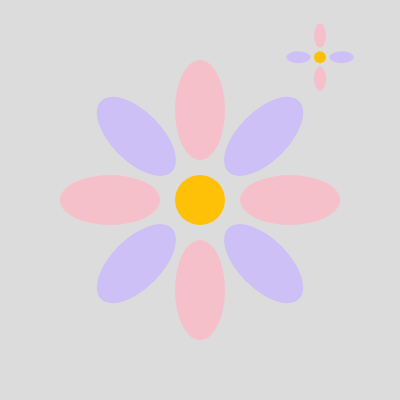
Frame 1 (no input)
Frame 60 (no input): identical to frame 1, image omitted
Frame 120 (the mouse pressed at the canvas centre since frame 60): identical to frame 1, image omitted

The p5.js sketch that drew this single still picture (run headless with seeded random() and noise() and a simulated clock; from frame 60 on, the mouse is pressed at the canvas centre):

// p5.js sketch
// ── sketch.js
// DM2008 — Activity 3b
// (One Function Wonder, 20 min)

function setup() {
  createCanvas(400, 400);
  rectMode(CENTER);
}

function draw() {
  background(220);
  // TODO 1:
  // Define a function that draws something (a shape or group of shapes).
  // It should take at least one parameter (e.g., position, size, or color).
  // x,y,s,reps width,height,size,reps
  drawBetterFlower(width / 2, height / 2, 50, 8);
  drawBetterFlower((width / 5) * 4, height / 7, 12, 4);

  // TODO 2:
  // Call your function multiple times with different parameter values.
  // myShape(100, 200, 50);
  // myShape(300, 200, 80);

  // TODO 3:
  // (Challenge) Call your function inside a for loop
  // to create a repeating pattern or variation.
}

// function drawCircle(x, y, s) {
//   noStroke();
//   fill("#FFC107");
//   ellipse(x, y, s);
// }

// function drawPetal(x, y, s) {
//   fill("#CDC0F6");
//   ellipse(x, y, s);
//   noStroke();
// }

function drawBetterFlower(x, y, s, reps) { // have reps as a dynamic value, can change in draw
  fill("#FFC107");
  noStroke();
  ellipse(x, y, s, s);

  for (let i = 0; i < reps; i++) {
    push(); // push and pop within for loop
    if (i % 2 == 0) {
      // why col not alternating right :c
      fill("#F6C0CA");
    } else {
      fill("#CDC0F6");
    }
    translate(x, y);
    rotate((TAU / reps) * i); // TAU same as 2*PI
    noStroke();
    ellipse(0, s * 1.8, s, s * 2); // keep the distance proportionate i think idk
    //every iteration of the loop a petal will form another 45 degrees
    pop();
  }
  // why my circle have stroke :c
  // noStroke to set before shape
}

// Example starter function:
// function myShape(x, y, s) {
//   ellipse(x, y, s, s);
// }
